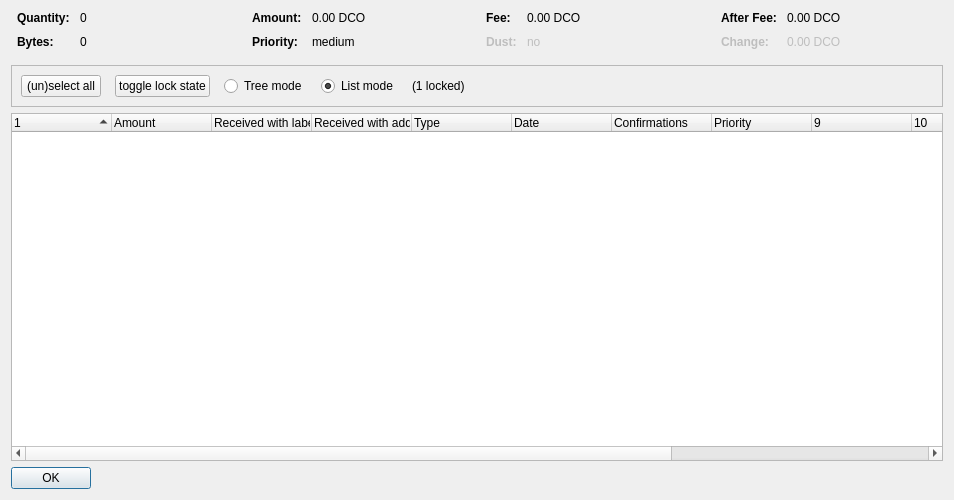
<?xml version="1.0" encoding="UTF-8"?>
<ui version="4.0">
 <class>CoinControlDialog</class>
 <widget class="QDialog" name="CoinControlDialog">
  <property name="geometry">
   <rect>
    <x>0</x>
    <y>0</y>
    <width>954</width>
    <height>500</height>
   </rect>
  </property>
  <property name="windowTitle">
   <string>Coin Selection</string>
  </property>
  <layout class="QVBoxLayout" name="verticalLayout">
   <item>
    <layout class="QHBoxLayout" name="horizontalLayoutTop" stretch="0,0,0,0">
     <property name="topMargin">
      <number>0</number>
     </property>
     <property name="bottomMargin">
      <number>10</number>
     </property>
     <item>
      <layout class="QFormLayout" name="formLayoutCoinControl1">
       <property name="horizontalSpacing">
        <number>10</number>
       </property>
       <property name="verticalSpacing">
        <number>10</number>
       </property>
       <property name="leftMargin">
        <number>6</number>
       </property>
       <property name="rightMargin">
        <number>6</number>
       </property>
       <item row="0" column="0">
        <widget class="QLabel" name="labelCoinControlQuantityText">
         <property name="font">
          <font>
           <weight>75</weight>
           <bold>true</bold>
          </font>
         </property>
         <property name="text">
          <string>Quantity:</string>
         </property>
        </widget>
       </item>
       <item row="0" column="1">
        <widget class="QLabel" name="labelCoinControlQuantity">
         <property name="cursor">
          <cursorShape>IBeamCursor</cursorShape>
         </property>
         <property name="contextMenuPolicy">
          <enum>Qt::ActionsContextMenu</enum>
         </property>
         <property name="text">
          <string notr="true">0</string>
         </property>
         <property name="textInteractionFlags">
          <set>Qt::LinksAccessibleByMouse|Qt::TextSelectableByKeyboard|Qt::TextSelectableByMouse</set>
         </property>
        </widget>
       </item>
       <item row="1" column="0">
        <widget class="QLabel" name="labelCoinControlBytesText">
         <property name="font">
          <font>
           <weight>75</weight>
           <bold>true</bold>
          </font>
         </property>
         <property name="text">
          <string>Bytes:</string>
         </property>
        </widget>
       </item>
       <item row="1" column="1">
        <widget class="QLabel" name="labelCoinControlBytes">
         <property name="cursor">
          <cursorShape>IBeamCursor</cursorShape>
         </property>
         <property name="contextMenuPolicy">
          <enum>Qt::ActionsContextMenu</enum>
         </property>
         <property name="text">
          <string notr="true">0</string>
         </property>
         <property name="textInteractionFlags">
          <set>Qt::LinksAccessibleByMouse|Qt::TextSelectableByKeyboard|Qt::TextSelectableByMouse</set>
         </property>
        </widget>
       </item>
      </layout>
     </item>
     <item>
      <layout class="QFormLayout" name="formLayoutCoinControl2">
       <property name="horizontalSpacing">
        <number>10</number>
       </property>
       <property name="verticalSpacing">
        <number>10</number>
       </property>
       <property name="leftMargin">
        <number>6</number>
       </property>
       <property name="rightMargin">
        <number>6</number>
       </property>
       <item row="0" column="0">
        <widget class="QLabel" name="labelCoinControlAmountText">
         <property name="font">
          <font>
           <weight>75</weight>
           <bold>true</bold>
          </font>
         </property>
         <property name="text">
          <string>Amount:</string>
         </property>
        </widget>
       </item>
       <item row="0" column="1">
        <widget class="QLabel" name="labelCoinControlAmount">
         <property name="cursor">
          <cursorShape>IBeamCursor</cursorShape>
         </property>
         <property name="contextMenuPolicy">
          <enum>Qt::ActionsContextMenu</enum>
         </property>
         <property name="text">
          <string notr="true">0.00 DCO</string>
         </property>
         <property name="textInteractionFlags">
          <set>Qt::LinksAccessibleByMouse|Qt::TextSelectableByKeyboard|Qt::TextSelectableByMouse</set>
         </property>
        </widget>
       </item>
       <item row="1" column="0">
        <widget class="QLabel" name="labelCoinControlPriorityText">
         <property name="font">
          <font>
           <weight>75</weight>
           <bold>true</bold>
          </font>
         </property>
         <property name="text">
          <string>Priority:</string>
         </property>
        </widget>
       </item>
       <item row="1" column="1">
        <widget class="QLabel" name="labelCoinControlPriority">
         <property name="cursor">
          <cursorShape>IBeamCursor</cursorShape>
         </property>
         <property name="contextMenuPolicy">
          <enum>Qt::ActionsContextMenu</enum>
         </property>
         <property name="text">
          <string>medium</string>
         </property>
         <property name="textInteractionFlags">
          <set>Qt::LinksAccessibleByMouse|Qt::TextSelectableByKeyboard|Qt::TextSelectableByMouse</set>
         </property>
        </widget>
       </item>
      </layout>
     </item>
     <item>
      <layout class="QFormLayout" name="formLayoutCoinControl3">
       <property name="horizontalSpacing">
        <number>10</number>
       </property>
       <property name="verticalSpacing">
        <number>10</number>
       </property>
       <property name="leftMargin">
        <number>6</number>
       </property>
       <property name="rightMargin">
        <number>6</number>
       </property>
       <item row="0" column="0">
        <widget class="QLabel" name="labelCoinControlFeeText">
         <property name="font">
          <font>
           <weight>75</weight>
           <bold>true</bold>
          </font>
         </property>
         <property name="text">
          <string>Fee:</string>
         </property>
        </widget>
       </item>
       <item row="0" column="1">
        <widget class="QLabel" name="labelCoinControlFee">
         <property name="cursor">
          <cursorShape>IBeamCursor</cursorShape>
         </property>
         <property name="contextMenuPolicy">
          <enum>Qt::ActionsContextMenu</enum>
         </property>
         <property name="text">
          <string notr="true">0.00 DCO</string>
         </property>
         <property name="textInteractionFlags">
          <set>Qt::LinksAccessibleByMouse|Qt::TextSelectableByKeyboard|Qt::TextSelectableByMouse</set>
         </property>
        </widget>
       </item>
       <item row="1" column="0">
        <widget class="QLabel" name="labelCoinControlLowOutputText">
         <property name="enabled">
          <bool>false</bool>
         </property>
         <property name="font">
          <font>
           <weight>75</weight>
           <bold>true</bold>
          </font>
         </property>
         <property name="text">
          <string>Dust:</string>
         </property>
        </widget>
       </item>
       <item row="1" column="1">
        <widget class="QLabel" name="labelCoinControlLowOutput">
         <property name="enabled">
          <bool>false</bool>
         </property>
         <property name="cursor">
          <cursorShape>IBeamCursor</cursorShape>
         </property>
         <property name="contextMenuPolicy">
          <enum>Qt::ActionsContextMenu</enum>
         </property>
         <property name="text">
          <string>no</string>
         </property>
         <property name="textInteractionFlags">
          <set>Qt::LinksAccessibleByMouse|Qt::TextSelectableByKeyboard|Qt::TextSelectableByMouse</set>
         </property>
        </widget>
       </item>
      </layout>
     </item>
     <item>
      <layout class="QFormLayout" name="formLayoutCoinControl4">
       <property name="horizontalSpacing">
        <number>10</number>
       </property>
       <property name="verticalSpacing">
        <number>10</number>
       </property>
       <property name="leftMargin">
        <number>6</number>
       </property>
       <property name="rightMargin">
        <number>6</number>
       </property>
       <item row="0" column="0">
        <widget class="QLabel" name="labelCoinControlAfterFeeText">
         <property name="font">
          <font>
           <weight>75</weight>
           <bold>true</bold>
          </font>
         </property>
         <property name="text">
          <string>After Fee:</string>
         </property>
        </widget>
       </item>
       <item row="0" column="1">
        <widget class="QLabel" name="labelCoinControlAfterFee">
         <property name="cursor">
          <cursorShape>IBeamCursor</cursorShape>
         </property>
         <property name="contextMenuPolicy">
          <enum>Qt::ActionsContextMenu</enum>
         </property>
         <property name="text">
          <string notr="true">0.00 DCO</string>
         </property>
         <property name="textInteractionFlags">
          <set>Qt::LinksAccessibleByMouse|Qt::TextSelectableByKeyboard|Qt::TextSelectableByMouse</set>
         </property>
        </widget>
       </item>
       <item row="1" column="0">
        <widget class="QLabel" name="labelCoinControlChangeText">
         <property name="enabled">
          <bool>false</bool>
         </property>
         <property name="font">
          <font>
           <weight>75</weight>
           <bold>true</bold>
          </font>
         </property>
         <property name="text">
          <string>Change:</string>
         </property>
        </widget>
       </item>
       <item row="1" column="1">
        <widget class="QLabel" name="labelCoinControlChange">
         <property name="enabled">
          <bool>false</bool>
         </property>
         <property name="cursor">
          <cursorShape>IBeamCursor</cursorShape>
         </property>
         <property name="contextMenuPolicy">
          <enum>Qt::ActionsContextMenu</enum>
         </property>
         <property name="text">
          <string notr="true">0.00 DCO</string>
         </property>
         <property name="textInteractionFlags">
          <set>Qt::LinksAccessibleByMouse|Qt::TextSelectableByKeyboard|Qt::TextSelectableByMouse</set>
         </property>
        </widget>
       </item>
      </layout>
     </item>
    </layout>
   </item>
   <item>
    <widget class="QFrame" name="frame">
     <property name="minimumSize">
      <size>
       <width>0</width>
       <height>40</height>
      </size>
     </property>
     <property name="frameShape">
      <enum>QFrame::StyledPanel</enum>
     </property>
     <property name="frameShadow">
      <enum>QFrame::Sunken</enum>
     </property>
     <layout class="QHBoxLayout" name="horizontalLayout">
      <item>
       <layout class="QHBoxLayout" name="horizontalLayoutPanel" stretch="0,0,0,0,0,0">
        <property name="spacing">
         <number>14</number>
        </property>
        <item>
         <widget class="QPushButton" name="pushButtonSelectAll">
          <property name="sizePolicy">
           <sizepolicy hsizetype="Maximum" vsizetype="Fixed">
            <horstretch>0</horstretch>
            <verstretch>0</verstretch>
           </sizepolicy>
          </property>
          <property name="text">
           <string>(un)select all</string>
          </property>
          <property name="autoDefault">
           <bool>false</bool>
          </property>
         </widget>
        </item>
        <item>
         <widget class="QPushButton" name="pushButtonToggleLock">
          <property name="sizePolicy">
           <sizepolicy hsizetype="Maximum" vsizetype="Fixed">
            <horstretch>0</horstretch>
            <verstretch>0</verstretch>
           </sizepolicy>
          </property>
          <property name="text">
           <string>toggle lock state</string>
          </property>
          <property name="autoDefault">
           <bool>false</bool>
          </property>
         </widget>
        </item>
        <item>
         <widget class="QRadioButton" name="radioTreeMode">
          <property name="sizePolicy">
           <sizepolicy hsizetype="Maximum" vsizetype="Fixed">
            <horstretch>0</horstretch>
            <verstretch>0</verstretch>
           </sizepolicy>
          </property>
          <property name="text">
           <string>Tree mode</string>
          </property>
         </widget>
        </item>
        <item>
         <widget class="QRadioButton" name="radioListMode">
          <property name="sizePolicy">
           <sizepolicy hsizetype="Maximum" vsizetype="Fixed">
            <horstretch>0</horstretch>
            <verstretch>0</verstretch>
           </sizepolicy>
          </property>
          <property name="text">
           <string>List mode</string>
          </property>
          <property name="checked">
           <bool>true</bool>
          </property>
         </widget>
        </item>
        <item>
         <widget class="QLabel" name="labelLocked">
          <property name="text">
           <string>(1 locked)</string>
          </property>
         </widget>
        </item>
        <item>
         <spacer name="horizontalSpacer">
          <property name="orientation">
           <enum>Qt::Horizontal</enum>
          </property>
          <property name="sizeHint" stdset="0">
           <size>
            <width>40</width>
            <height>20</height>
           </size>
          </property>
         </spacer>
        </item>
       </layout>
      </item>
     </layout>
    </widget>
   </item>
   <item>
    <widget class="CoinControlTreeWidget" name="treeWidget">
     <property name="contextMenuPolicy">
      <enum>Qt::CustomContextMenu</enum>
     </property>
     <property name="sortingEnabled">
      <bool>false</bool>
     </property>
     <property name="columnCount">
      <number>13</number>
     </property>
     <attribute name="headerShowSortIndicator" stdset="0">
      <bool>true</bool>
     </attribute>
     <attribute name="headerStretchLastSection">
      <bool>false</bool>
     </attribute>
     <column>
      <property name="text">
       <string/>
      </property>
     </column>
     <column>
      <property name="text">
       <string>Amount</string>
      </property>
     </column>
     <column>
      <property name="text">
       <string>Received with label</string>
      </property>
     </column>
     <column>
      <property name="text">
       <string>Received with address</string>
      </property>
     </column>
     <column>
      <property name="text">
       <string>Type</string>
      </property>
     </column>
     <column>
      <property name="text">
       <string>Date</string>
      </property>
     </column>
     <column>
      <property name="text">
       <string>Confirmations</string>
      </property>
      <property name="toolTip">
       <string>Confirmed</string>
      </property>
     </column>
     <column>
      <property name="text">
       <string>Priority</string>
      </property>
     </column>
     <column>
      <property name="text">
       <string/>
      </property>
     </column>
     <column>
      <property name="text">
       <string/>
      </property>
     </column>
     <column>
      <property name="text">
       <string/>
      </property>
     </column>
     <column>
      <property name="text">
       <string/>
      </property>
     </column>
     <column>
      <property name="text">
       <string/>
      </property>
     </column>
    </widget>
   </item>
   <item>
    <widget class="QDialogButtonBox" name="buttonBox">
     <property name="sizePolicy">
      <sizepolicy hsizetype="Maximum" vsizetype="Fixed">
       <horstretch>0</horstretch>
       <verstretch>0</verstretch>
      </sizepolicy>
     </property>
     <property name="orientation">
      <enum>Qt::Horizontal</enum>
     </property>
     <property name="standardButtons">
      <set>QDialogButtonBox::Ok</set>
     </property>
    </widget>
   </item>
  </layout>
 </widget>
 <customwidgets>
  <customwidget>
   <class>CoinControlTreeWidget</class>
   <extends>QTreeWidget</extends>
   <header>coincontroltreewidget.h</header>
  </customwidget>
 </customwidgets>
 <resources/>
 <connections/>
</ui>
